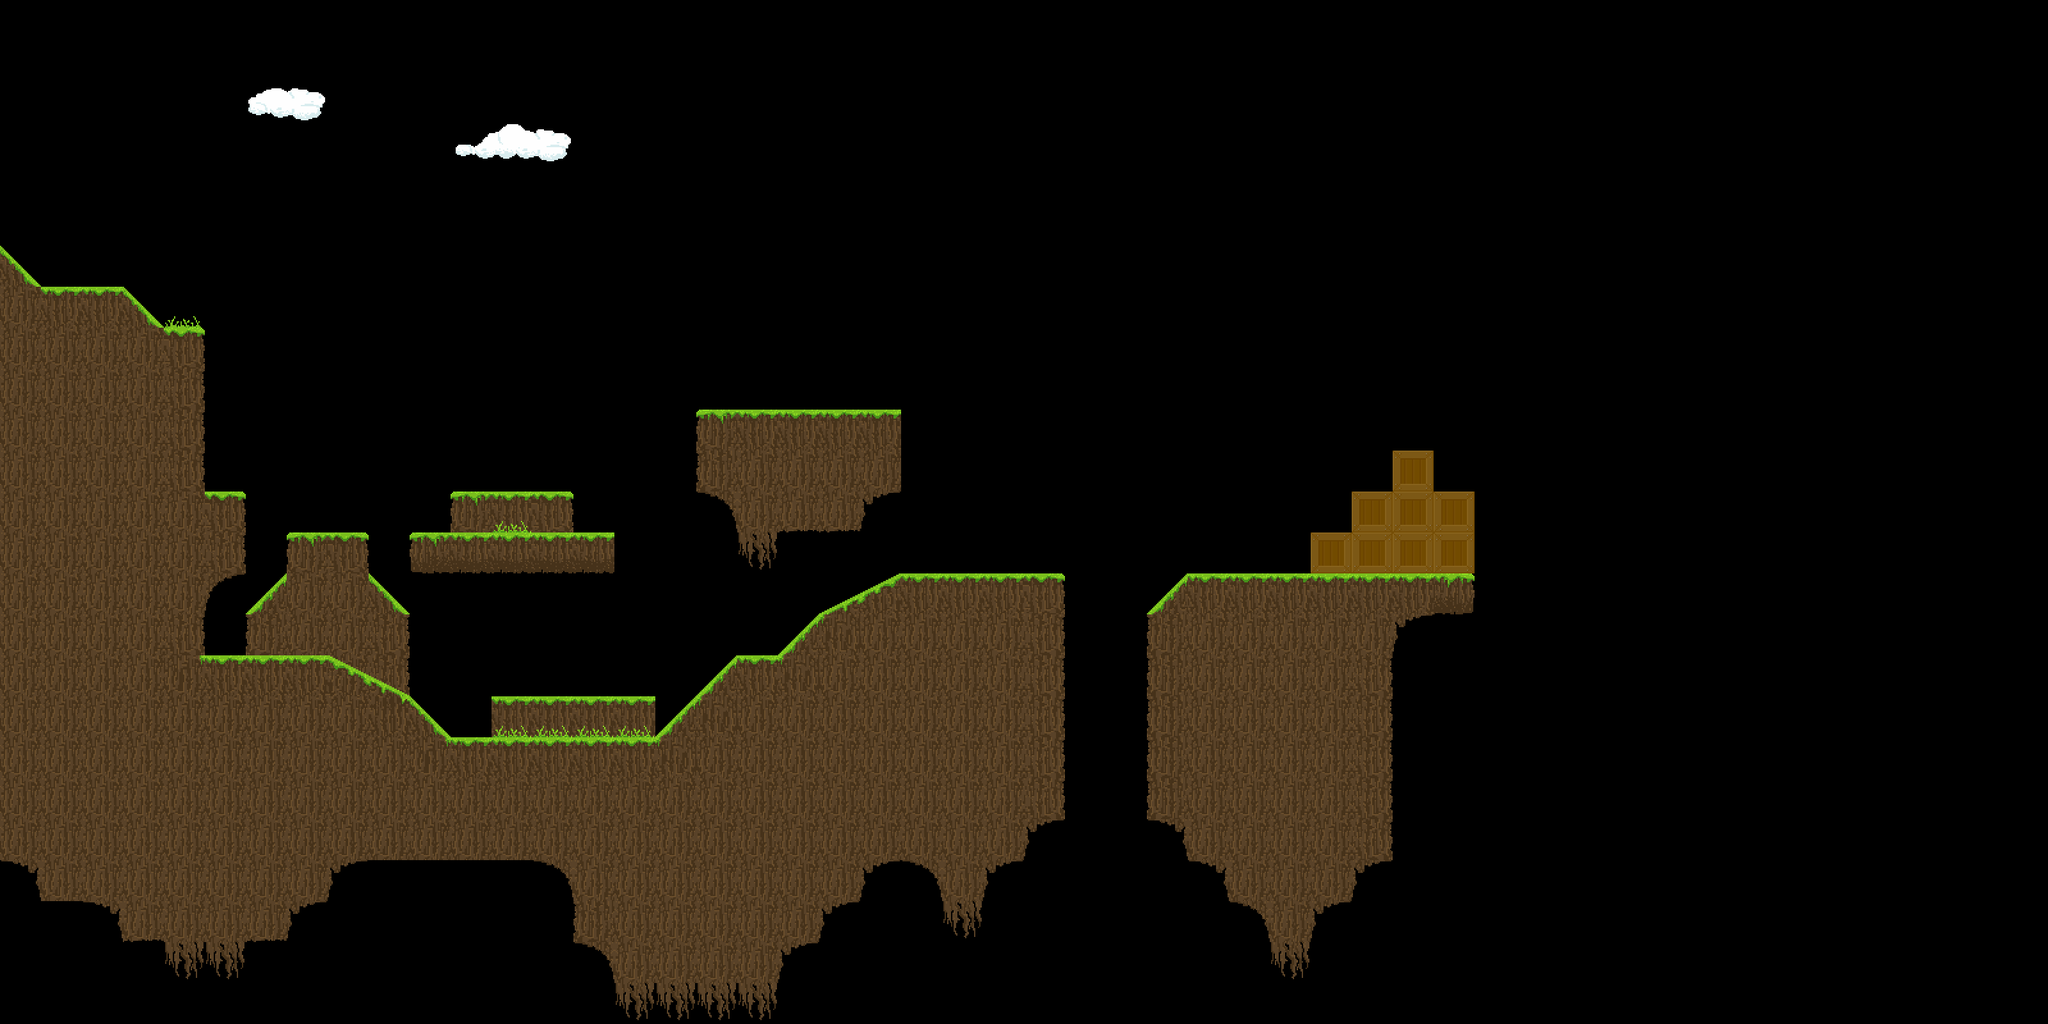

The image is a tile-based game level rendered from a .tmx file. Its description and complete source (layers, tilesets, objects, tile grids) follow:
An orthogonal 50x25 tile map with 64x64 px tiles, 2 tile layers (Tile Layer 2, Tile Layer 1).

<map version="1.0" tiledversion="1.0.3" orientation="orthogonal" renderorder="right-down" width="50" height="25" tilewidth="64" tileheight="64" nextobjectid="1">
 <tileset firstgid="1" name="TIles" tilewidth="64" tileheight="64" tilecount="64" columns="8">
  <image source="Tiles_64x64.png" width="512" height="512" />
 </tileset>
 <layer name="Tile Layer 2" width="50" height="25">
  <data encoding="csv">
0,0,0,0,0,0,0,0,0,0,0,0,0,0,0,0,0,0,0,0,0,0,0,0,0,0,0,0,0,0,0,0,0,0,0,0,0,0,0,0,0,0,0,0,0,0,0,0,0,0,
0,0,0,0,0,0,0,0,0,0,0,0,0,0,0,0,0,0,0,0,0,0,0,0,0,0,0,0,0,0,0,0,0,0,0,0,0,0,0,0,0,0,0,0,0,0,0,0,0,0,
0,0,0,0,0,0,38,39,0,0,0,0,0,0,0,0,0,0,0,0,0,0,0,0,0,0,0,0,0,0,0,0,0,0,0,0,0,0,0,0,0,0,0,0,0,0,0,0,0,0,
0,0,0,0,0,0,0,0,0,0,0,43,41,40,0,0,0,0,0,0,0,0,0,0,0,0,0,0,0,0,0,0,0,0,0,0,0,0,0,0,0,0,0,0,0,0,0,0,0,0,
0,0,0,0,0,0,0,0,0,0,0,0,0,0,0,0,0,0,0,0,0,0,0,0,0,0,0,0,0,0,0,0,0,0,0,0,0,0,0,0,0,0,0,0,0,0,0,0,0,0,
0,0,0,0,0,0,0,0,0,0,0,0,0,0,0,0,0,0,0,0,0,0,0,0,0,0,0,0,0,0,0,0,0,0,0,0,0,0,0,0,0,0,0,0,0,0,0,0,0,0,
0,0,0,0,0,0,0,0,0,0,0,0,0,0,0,0,0,0,0,0,0,0,0,0,0,0,0,0,0,0,0,0,0,0,0,0,0,0,0,0,0,0,0,0,0,0,0,0,0,0,
0,0,0,0,0,0,0,0,0,0,0,0,0,0,0,0,0,0,0,0,0,0,0,0,0,0,0,0,0,0,0,0,0,0,0,0,0,0,0,0,0,0,0,0,0,0,0,0,0,0,
0,0,0,0,0,0,0,0,0,0,0,0,0,0,0,0,0,0,0,0,0,0,0,0,0,0,0,0,0,0,0,0,0,0,0,0,0,0,0,0,0,0,0,0,0,0,0,0,0,0,
0,0,0,0,0,0,0,0,0,0,0,0,0,0,0,0,0,0,0,0,0,0,0,0,0,0,0,0,0,0,0,0,0,0,0,0,0,0,0,0,0,0,0,0,0,0,0,0,0,0,
0,0,0,0,0,0,0,0,0,0,0,0,0,0,0,0,0,0,0,0,0,0,0,0,0,0,0,0,0,0,0,0,0,0,0,0,0,0,0,0,0,0,0,0,0,0,0,0,0,0,
0,0,0,0,0,0,0,0,0,0,0,0,0,0,0,0,0,0,0,0,0,0,0,0,0,0,0,0,0,0,0,0,0,0,0,0,0,0,0,0,0,0,0,0,0,0,0,0,0,0,
0,0,0,0,0,0,0,0,0,0,0,0,0,0,0,0,0,0,0,0,0,0,0,0,0,0,0,0,0,0,0,0,0,0,0,0,0,0,0,0,0,0,0,0,0,0,0,0,0,0,
0,0,0,0,0,0,0,3,2,0,0,0,0,0,0,0,0,0,0,0,0,0,0,0,0,0,0,0,0,0,0,0,0,0,0,0,0,0,0,0,0,0,0,0,0,0,0,0,0,0,
0,0,0,0,0,0,57,5,5,21,0,0,0,0,0,0,0,0,0,0,0,0,0,0,0,0,0,0,0,0,0,0,0,0,0,0,0,0,0,0,0,0,0,0,0,0,0,0,0,0,
0,0,0,0,0,0,4,5,5,6,0,0,0,0,0,0,0,0,0,0,0,0,0,0,0,0,0,0,0,0,0,0,0,0,0,0,0,0,0,0,0,0,0,0,0,0,0,0,0,0,
0,0,0,0,0,0,5,5,5,6,0,0,0,0,0,0,0,0,0,0,0,0,0,0,0,0,0,0,0,0,0,0,0,0,0,0,0,0,0,0,0,0,0,0,0,0,0,0,0,0,
0,0,0,0,0,0,5,5,5,5,0,0,27,27,27,27,0,0,0,0,0,0,0,0,0,0,0,0,0,0,0,0,0,0,0,0,0,0,0,0,0,0,0,0,0,0,0,0,0,0,
0,0,0,0,0,0,0,0,0,0,0,0,0,0,0,0,0,0,0,0,0,0,0,0,0,0,0,0,0,0,0,0,0,0,0,0,0,0,0,0,0,0,0,0,0,0,0,0,0,0,
0,0,0,0,0,0,0,0,0,0,0,0,0,0,0,0,0,0,0,0,0,0,0,0,0,0,0,0,0,0,0,0,0,0,0,0,0,0,0,0,0,0,0,0,0,0,0,0,0,0,
0,0,0,0,0,0,0,0,0,0,0,0,0,0,0,0,0,0,0,0,0,0,0,0,0,0,0,0,0,0,0,0,0,0,0,0,0,0,0,0,0,0,0,0,0,0,0,0,0,0,
0,0,0,0,0,0,0,0,0,0,0,0,0,0,0,0,0,0,0,0,0,0,0,0,0,0,0,0,0,0,0,0,0,0,0,0,0,0,0,0,0,0,0,0,0,0,0,0,0,0,
0,0,0,0,0,0,0,0,0,0,0,0,0,0,0,0,0,0,0,0,0,0,0,0,0,0,0,0,0,0,0,0,0,0,0,0,0,0,0,0,0,0,0,0,0,0,0,0,0,0,
0,0,0,0,0,0,0,0,0,0,0,0,0,0,0,0,0,0,0,0,0,0,0,0,0,0,0,0,0,0,0,0,0,0,0,0,0,0,0,0,0,0,0,0,0,0,0,0,0,0,
0,0,0,0,0,0,0,0,0,0,0,0,0,0,0,0,0,0,0,0,0,0,0,0,0,0,0,0,0,0,0,0,0,0,0,0,0,0,0,0,0,0,0,0,0,0,0,0,0,0
</data>
 </layer>
 <layer name="Tile Layer 1" width="50" height="25">
  <data encoding="csv">
0,0,0,0,0,0,0,0,0,0,0,0,0,0,0,0,0,0,0,0,0,0,0,0,0,0,0,0,0,0,0,0,0,0,0,0,0,0,0,0,0,0,0,0,0,0,0,0,0,0,
0,0,0,0,0,0,0,0,0,0,0,0,0,0,0,0,0,0,0,0,0,0,0,0,0,0,0,0,0,0,0,0,0,0,0,0,0,0,0,0,0,0,0,0,0,0,0,0,0,0,
0,0,0,0,0,0,0,0,0,0,0,0,0,0,0,0,0,0,0,0,0,0,0,0,0,0,0,0,0,0,0,0,0,0,0,0,0,0,0,0,0,0,0,0,0,0,0,0,0,0,
0,0,0,0,0,0,0,0,0,0,0,0,0,0,0,0,0,0,0,0,0,0,0,0,0,0,0,0,0,0,0,0,0,0,0,0,0,0,0,0,0,0,0,0,0,0,0,0,0,0,
0,0,0,0,0,0,0,0,0,0,0,0,0,0,0,0,0,0,0,0,0,0,0,0,0,0,0,0,0,0,0,0,0,0,0,0,0,0,0,0,0,0,0,0,0,0,0,0,0,0,
0,0,0,0,0,0,0,0,0,0,0,0,0,0,0,0,0,0,0,0,0,0,0,0,0,0,0,0,0,0,0,0,0,0,0,0,0,0,0,0,0,0,0,0,0,0,0,0,0,0,
21,0,0,0,0,0,0,0,0,0,0,0,0,0,0,0,0,0,0,0,0,0,0,0,0,0,0,0,0,0,0,0,0,0,0,0,0,0,0,0,0,0,0,0,0,0,0,0,0,0,
5,1,1,21,29,0,0,0,0,0,0,0,0,0,0,0,0,0,0,0,0,0,0,0,0,0,0,0,0,0,0,0,0,0,0,0,0,0,0,0,0,0,0,0,0,0,0,0,0,0,
5,5,5,5,2,0,0,0,0,0,0,0,0,0,0,0,0,0,0,0,0,0,0,0,0,0,0,0,0,0,0,0,0,0,0,0,0,0,0,0,0,0,0,0,0,0,0,0,0,0,
5,5,5,5,6,0,0,0,0,0,0,0,0,0,0,0,0,0,0,0,0,0,0,0,0,0,0,0,0,0,0,0,0,0,0,0,0,0,0,0,0,0,0,0,0,0,0,0,0,0,
5,5,5,5,6,0,0,0,0,0,0,0,0,0,0,0,0,3,1,1,1,1,0,0,0,0,0,0,0,0,0,0,0,0,0,0,0,0,0,0,0,0,0,0,0,0,0,0,0,0,
5,5,5,5,6,0,0,0,0,0,0,0,0,0,0,0,0,4,5,5,5,5,0,0,0,0,0,0,0,0,0,0,0,0,7,0,0,0,0,0,0,0,0,0,0,0,0,0,0,0,
5,5,5,5,5,2,0,0,0,0,0,3,27,2,0,0,0,55,5,10,10,56,0,0,0,0,0,0,0,0,0,0,0,7,7,7,0,0,0,0,0,0,0,0,0,0,0,0,0,0,
5,5,5,5,5,11,0,0,0,0,22,23,23,23,23,0,0,0,24,0,0,0,0,0,0,0,0,0,0,0,0,0,7,7,7,7,0,0,0,0,0,0,0,0,0,0,0,0,0,0,
5,5,5,5,5,9,0,0,0,0,0,0,0,0,0,0,0,0,0,0,53,54,1,1,1,2,0,0,57,1,1,1,1,1,1,63,0,0,0,0,0,0,0,0,0,0,0,0,0,0,
5,5,5,5,6,0,0,0,0,0,0,0,0,0,0,0,0,0,0,57,62,5,5,5,5,11,0,0,4,5,5,5,5,5,56,0,0,0,0,0,0,0,0,0,0,0,0,0,0,0,
5,5,5,5,61,1,1,1,31,26,0,0,0,0,0,0,0,57,1,62,5,5,5,5,5,11,0,0,4,5,5,5,5,6,0,0,0,0,0,0,0,0,0,0,0,0,0,0,0,0,
5,5,5,5,5,5,5,5,5,30,21,0,0,0,0,0,57,62,5,5,5,5,5,5,5,11,0,0,4,5,5,5,5,6,0,0,0,0,0,0,0,0,0,0,0,0,0,0,0,0,
5,5,5,5,5,5,5,5,5,5,61,1,1,1,1,1,62,5,5,5,5,5,5,5,5,11,0,0,4,5,5,5,5,6,0,0,0,0,0,0,0,0,0,0,0,0,0,0,0,0,
5,5,5,5,5,5,5,5,5,5,5,5,5,5,5,5,5,5,5,5,5,5,5,5,5,11,0,0,4,5,5,5,5,6,0,0,0,0,0,0,0,0,0,0,0,0,0,0,0,0,
5,5,5,5,5,5,5,5,5,5,5,5,5,5,5,5,5,5,5,5,5,5,5,5,5,56,0,0,13,5,5,5,5,6,0,0,0,0,0,0,0,0,0,0,0,0,0,0,0,0,
13,5,5,5,5,5,5,5,56,0,0,0,0,55,5,5,5,5,5,5,5,56,55,5,56,0,0,0,0,13,5,5,5,56,0,0,0,0,0,0,0,0,0,0,0,0,0,0,0,0,
0,0,13,10,5,5,10,56,0,0,0,0,0,0,4,5,5,5,5,5,56,0,0,24,0,0,0,0,0,0,55,5,56,0,0,0,0,0,0,0,0,0,0,0,0,0,0,0,0,0,
0,0,0,0,24,24,0,0,0,0,0,0,0,0,55,5,5,5,5,56,0,0,0,0,0,0,0,0,0,0,0,24,0,0,0,0,0,0,0,0,0,0,0,0,0,0,0,0,0,0,
0,0,0,0,0,0,0,0,0,0,0,0,0,0,0,24,24,24,24,0,0,0,0,0,0,0,0,0,0,0,0,0,0,0,0,0,0,0,0,0,0,0,0,0,0,0,0,0,0,0
</data>
 </layer>
</map>
